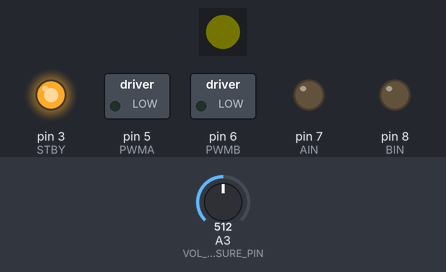
A sketch run on a simulated Arduino Uno, built with avr-gcc and run on an emulated ATmega328P. Parts: 1 RGB LEDs in strip order, left to right, switched loads named in the sketch (green lamp = pin HIGH), output pins drawn as LEDs (lit = HIGH). The inputs (shaded band) are chosen by the test bench; at power-on: A3 (VOL_MEASURE_PIN) = 512. Dim RGB values are drawn brighter than linear; what the sketch prints to the serial monitor is not drawn.

Above: at 0.1 s.
At 4.1 s:
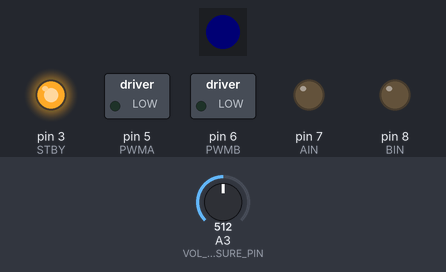
Timing chart, 0 to 5.6 s (numbered marks = the images above):
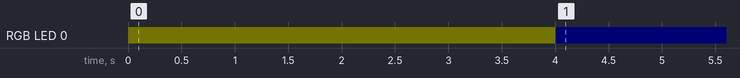

The sketch:

2024-2025.ino
```cpp
//courtesy of Jason Wei (CWRU '29)

#include <Wire.h>
#include <MPU6050_light.h>
MPU6050 mpu(Wire);
#define STBY 3  //power of both motors;     high-on
#define PWMA 5  //power of right motor;     high-on
#define PWMB 6  //power of left motor;      high-on
#define AIN 7   //direction of right motor; high-forward
#define BIN 8   //direction of left motor;  high-forward
#define TRIG 13
#define ECHO 12
#define VOL_MEASURE_PIN A3

long duration;
float distance;
double yawTo = 0; // getanglez

#include "FastLED.h"
#define PIN_RBGLED 4
#define NUM_LEDS 1
CRGB leds[NUM_LEDS];
uint32_t Color(uint8_t r, uint8_t g, uint8_t b){
    return (((uint32_t)r << 16) | ((uint32_t)g << 8) | b);
}
const uint32_t RED = Color(255, 0, 0);
const uint32_t ORANGE = Color(255, 165, 0);
const uint32_t YELLOW = Color(255, 255, 0);
const uint32_t GREEN = Color(0, 255, 0);
const uint32_t BLUE = Color(0, 0, 255);

class Motor {
    int stbyPin;
    int inPin;
    int pwmPin;
public:
    Motor(int stbyPin, int inPin, int pwmPin) {
        this->stbyPin = stbyPin;
        this->inPin = inPin;
        this->pwmPin = pwmPin;
    }
    void Drive(int speed) {
        digitalWrite(inPin, speed > 0);
        speed = abs(speed);
        analogWrite(pwmPin, speed);
    }
};
Motor motor1(STBY, AIN, PWMA);  // right motor
Motor motor2(STBY, BIN, PWMB);  // left motor

void pinSetup() {
    pinMode(AIN, OUTPUT);
    pinMode(PWMA, OUTPUT);
    pinMode(BIN, OUTPUT);
    pinMode(PWMB, OUTPUT);
    pinMode(STBY, OUTPUT);
    digitalWrite(STBY, HIGH);
    pinMode(ECHO, INPUT);
    pinMode(TRIG, OUTPUT);
    pinMode(VOL_MEASURE_PIN, INPUT);
    FastLED.addLeds<NEOPIXEL, PIN_RBGLED>(leds, NUM_LEDS);
    FastLED.setBrightness(1);
    FastLED.showColor(ORANGE);
    Serial.begin(9600);
    Wire.begin();
    mpu.begin();
    delay(1000);
    mpu.calcGyroOffsets();
}

void setup() {
    pinSetup();
    check();
    Serial.println("*END*");
    FastLED.showColor(BLUE);
}

void loop() {
    Serial.println(Voltage_Measure());
    /*
    TIME LIMIT: __000 milliseconds
    numForwardBackward = ___
    numberLeftRight = ___
    totalDistance = ___
    timeForwardBackward = totalDistance*21 + brakeTime*numForwardBackward
    timeLeftRight = numberLeftRight * 445 + brakeTime*numberLeftRight
              = numberLeftRight (445 + brakeTime)
    TIME LIMIT = timeForwardBackward + timeLeftRight =
    SOLVE for brake constant
    */


    /* Time without forwardUntil:
    TimeLimit: __000 milliseconds
    FB_time = (TimeLimit - numberLeftRight * 1000) / numberForwardBackward
    */


    // time with forwardUntil: may have to subtract an additional (numberForwardUntil * 1600) from the time limit
}

const int FB_time = 1622;
const int FU_time = 1600;
const int turn_time = 1000;

void check() {
    if (FB_time > 3500 || FU_time > 2500) {
        delay(1000000000);
    }
    if (turn_time > 2000) {
        delay(1000000000);
    }
}

// MOTOR SPEED
const int SPEED = 170;
const double FB_CONSTANT = 29;

void forward(int d) {
    double timer = millis();
    while (millis() < timer + FB_time || millis() < timer + d * FB_CONSTANT) {
        mpu.update();
        double yaw = mpu.getAngleZ();
        if (millis() >= timer + d * FB_CONSTANT) {
            motor1.Drive(0);
            motor2.Drive(0);
        } else {
            if (yaw <= yawTo + 1.5 && yaw >= yawTo - 1) {
                motor1.Drive(SPEED);
                motor2.Drive(SPEED);
                FastLED.showColor(GREEN);
            } else if (yaw < yawTo - 1) {
                motor1.Drive(SPEED);
                motor2.Drive(SPEED - 30);
                FastLED.showColor(RED);
            } else if (yaw > yawTo + 1) {
                motor1.Drive(SPEED - 30);
                motor2.Drive(SPEED);
                FastLED.showColor(RED);
            }
        }
    }
    motor1.Drive(0);
    motor2.Drive(0);
}

void backward(int d) {
    double timer = millis();
    while (millis() < timer + FB_time || millis() < timer + d * FB_CONSTANT) {
        mpu.update();
        double yaw = mpu.getAngleZ();
        Serial.println(yaw);
        if (millis() >= timer + d * FB_CONSTANT) {
            motor1.Drive(0);
            motor2.Drive(0);
        } else {
            if (yaw <= yawTo + 1 && yaw >= yawTo - 1) {
                motor1.Drive(-SPEED);
                motor2.Drive(-SPEED);
                FastLED.showColor(GREEN);
            } else if (yaw < yawTo - 1) {
                motor1.Drive(-SPEED + 30);
                motor2.Drive(-SPEED);
                FastLED.showColor(RED);
            } else if (yaw > yawTo + 1) {
                motor1.Drive(-SPEED);
                motor2.Drive(-SPEED + 30);
                FastLED.showColor(RED);
            }
        }
    }
    motor1.Drive(0);
    motor2.Drive(0);
}

void right() {
    yawTo -= 90;
    calibrate();
}

void left() {
    yawTo += 90;
    calibrate();
}

void calibrate() {
    double timer = millis();
    while (millis() < timer + turn_time) {
        mpu.update();
        double yaw = mpu.getAngleZ();
        Serial.println(yaw);
        if (abs(yaw - yawTo) <= 1) {
            motor1.Drive(0);
            motor2.Drive(0);
            FastLED.showColor(GREEN);
        } else {
            int speed = 0;
            if (yaw < yawTo - 30) {
                speed = 170;
                FastLED.showColor(RED);
            } else if (yaw > yawTo + 30) {
                speed = -170;
                FastLED.showColor(RED);
            } else if (yaw < yawTo - 10) {
                speed = 140;
                FastLED.showColor(ORANGE);
            } else if (yaw > yawTo + 10) {
                speed = -140;
                FastLED.showColor(ORANGE);
            } else if (yaw < yawTo - 1) {
                speed = 50;
                FastLED.showColor(YELLOW);
            } else if (yaw > yawTo + 1) {
                speed = -50;
                FastLED.showColor(YELLOW);
            }
            motor1.Drive(speed);
            motor2.Drive(-speed);
        }
    }
    motor1.Drive(0);
    motor2.Drive(0);
}

void forwardUntil(double amount) {
    double timer = millis();
    while (millis() < timer + FU_time) { // we may have to do 1600 * the total number of forward untils
        mpu.update();
        int speed;
        double yaw = mpu.getAngleZ();
        if (get_distance() > amount + 20) {
            speed = 180;
            FastLED.showColor(RED);
        } else if (get_distance() > amount + 10) {
            speed = 150;
            FastLED.showColor(ORANGE);
        } else if (get_distance() > amount + 5) {
            speed = 80;
            FastLED.showColor(YELLOW);
        } else {
            speed = 0;
            FastLED.showColor(GREEN);
        }

        if (yaw <= yawTo + 1 && yaw >= yawTo - 1) {
            motor1.Drive(speed);
            motor2.Drive(speed);
        } else if (yaw < yawTo - 1) {
            motor1.Drive(speed);
            motor2.Drive(speed - 30);
        } else if (yaw > yawTo + 1) {
            motor1.Drive(speed - 30);
            motor2.Drive(speed);
        }
    }
    motor1.Drive(0);
    motor2.Drive(0);
}

void until(double amount) {
    double timer = millis();
    while (millis() < timer + 1000) {
        mpu.update();
        double yaw = mpu.getAngleZ();
        int speed = 80;
        if (get_distance() >= amount - 1 && get_distance() <= amount + 1) {
            motor1.Drive(0);
            motor2.Drive(0);
        } else if (get_distance() > amount) {
            if (yaw <= yawTo + 1 && yaw >= yawTo - 1) {
                motor1.Drive(speed);
                motor2.Drive(speed);
            } else if (yaw < yawTo - 1) {
                motor1.Drive(speed);
                motor2.Drive(speed - 30);
            } else if (yaw > yawTo + 1) {
                motor1.Drive(speed - 30);
                motor2.Drive(speed);
            }
        } else if (get_distance() < amount){
            if (yaw <= yawTo + 1 && yaw >= yawTo - 1) {
                motor1.Drive(-speed);
                motor2.Drive(-speed);
                FastLED.showColor(GREEN);
            } else if (yaw < yawTo - 1) {
                motor1.Drive(-speed + 30);
                motor2.Drive(-speed);
                FastLED.showColor(RED);
            } else if (yaw > yawTo + 1) {
                motor1.Drive(-speed);
                motor2.Drive(-speed + 30);
                FastLED.showColor(RED);
            }
        } else {
            motor1.Drive(0);
            motor2.Drive(0);
            FastLED.showColor(GREEN);
        }
    }
    motor1.Drive(0);
    motor2.Drive(0);
}

double get_distance() {
    digitalWrite(TRIG, LOW);
    delayMicroseconds(2);
    digitalWrite(TRIG, HIGH);
    delayMicroseconds(10);
    digitalWrite(TRIG, LOW);
    duration = pulseIn(ECHO, HIGH);
    distance = duration * 0.034 / 2;
    Serial.println(distance - 2);
    if (distance > 150) {
        distance = 0;
    }
    return distance - 2;
}

double Voltage_Measure() {
    double voltage = (analogRead(VOL_MEASURE_PIN) * 5 ) * ((10 + 1.5) / 1.5)/ 1024;
    return voltage + (voltage * 0.08);
}

double brake_constant(double numFB, double numLR, double target_time) {
  double constant = ((target_time * 1000) - (numFB * 50 * 21) - (numLR * 445)) / (numFB + numLR);
  return constant;
}

// ((target_time * 1000) - (numFB * 50 * 21) - (numLR * 445)) / (numFB + numLR)
// ((20000) - (10 * 50) - (10 * 445)) / (10 + 4);
```

Measured:
- by itself, RGB LED 0: off → RGB(1, 1, 0) at 0.00 s, → RGB(0, 0, 1) 4.0 s later
